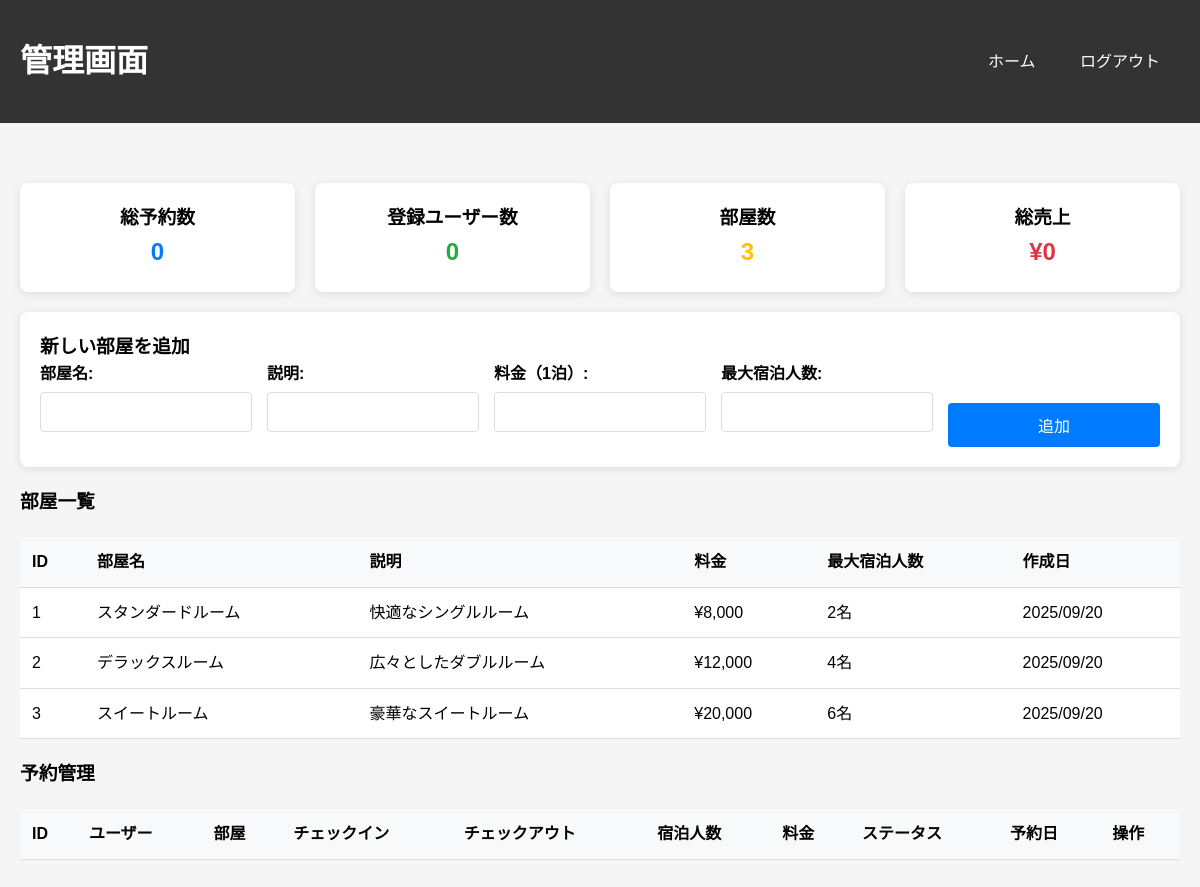
/admin.php (signed in), run on the app's committed database.
### tables this page shows
CREATE TABLE rooms (
    id INT AUTO_INCREMENT PRIMARY KEY,
    name VARCHAR(100) NOT NULL,
    description TEXT,
    price DECIMAL(10,2) NOT NULL,
    max_guests INT NOT NULL,
    created_at TIMESTAMP DEFAULT CURRENT_TIMESTAMP
);

### admin.php (the view, shortened to what this page needs)
<?php
require_once 'config.php';
$arrStats = [];
$stmt = $pdo->query("SELECT COUNT(*) as total_bookings FROM bookings");
$arrStats['total_bookings'] = $stmt->fetchColumn();
$stmt = $pdo->query("SELECT COUNT(*) as total_users FROM users WHERE is_admin = FALSE");
$arrStats['total_users'] = $stmt->fetchColumn();
$stmt = $pdo->query("SELECT COUNT(*) as total_rooms FROM rooms");
$arrStats['total_rooms'] = $stmt->fetchColumn();
$stmt = $pdo->query("SELECT SUM(total_price) as total_revenue FROM bookings WHERE status = 'confirmed'");
$arrStats['total_revenue'] = $stmt->fetchColumn() ?: 0;
$stmt = $pdo->query("SELECT * FROM rooms ORDER BY price");
$arrRooms = $stmt->fetchAll();
?>
<!DOCTYPE html>
<html lang="ja">
<head>
    <link rel="stylesheet" href="style.css">
</head>
<body>
    <div class="header">
        <div class="container">
            <div class="nav">
                <h1>管理画面</h1>
                <div>
                    <a href="index.php">ホーム</a>
                    <a href="logout.php">ログアウト</a>
                </div>
            </div>
        </div>
    </div>
    <div class="container">
        <div style="display: grid; grid-template-columns: repeat(auto-fit, minmax(200px, 1fr)); gap: 20px; margin: 20px 0;">
            <div style="background: white; padding: 20px; border-radius: 8px; box-shadow: 0 2px 10px rgba(0,0,0,0.1); text-align: center;">
                <h3>総予約数</h3>
                <p style="font-size: 24px; font-weight: bold; color: #007bff;"><?php echo $arrStats['total_bookings']; ?></p>
            </div>
            <div style="background: white; padding: 20px; border-radius: 8px; box-shadow: 0 2px 10px rgba(0,0,0,0.1); text-align: center;">
                <h3>登録ユーザー数</h3>
                <p style="font-size: 24px; font-weight: bold; color: #28a745;"><?php echo $arrStats['total_users']; ?></p>
            </div>
            <div style="background: white; padding: 20px; border-radius: 8px; box-shadow: 0 2px 10px rgba(0,0,0,0.1); text-align: center;">
                <h3>部屋数</h3>
                <p style="font-size: 24px; font-weight: bold; color: #ffc107;"><?php echo $arrStats['total_rooms']; ?></p>
            </div>
            <div style="background: white; padding: 20px; border-radius: 8px; box-shadow: 0 2px 10px rgba(0,0,0,0.1); text-align: center;">
                <h3>総売上</h3>
                <p style="font-size: 24px; font-weight: bold; color: #dc3545;">¥<?php echo number_format($arrStats['total_revenue']); ?></p>
            </div>
        </div>
        <div style="background: white; padding: 20px; border-radius: 8px; box-shadow: 0 2px 10px rgba(0,0,0,0.1); margin: 20px 0;">
            <h3>新しい部屋を追加</h3>
            <form method="POST" style="display: grid; grid-template-columns: repeat(auto-fit, minmax(200px, 1fr)); gap: 15px; align-items: end;">
                <div class="form-group">
                    <label for="room_name">部屋名:</label>
                    <input type="text" id="room_name" name="room_name" required>
                </div>
                <div class="form-group">
                    <label for="room_description">説明:</label>
                    <input type="text" id="room_description" name="room_description">
                </div>
                <div class="form-group">
                    <label for="room_price">料金（1泊）:</label>
                    <input type="number" id="room_price" name="room_price" min="0" step="100" required>
                </div>
                <div class="form-group">
                    <label for="max_guests">最大宿泊人数:</label>
                    <input type="number" id="max_guests" name="max_guests" min="1" max="10" required>
                </div>
                <button type="submit" name="add_room" class="btn">追加</button>
            </form>
        </div>
        <h3>部屋一覧</h3>
        <table>
            <thead>
                <tr>
                    <th>ID</th>
                    <th>部屋名</th>
                    <th>説明</th>
                    <th>料金</th>
                    <th>最大宿泊人数</th>
                    <th>作成日</th>
                </tr>
            </thead>
            <tbody>
                <?php foreach ($arrRooms as $objRoom): ?>
                    <tr>
                        <td><?php echo $objRoom['id']; ?></td>
                        <td><?php echo htmlspecialchars($objRoom['name']); ?></td>
                        <td><?php echo htmlspecialchars($objRoom['description']); ?></td>
                        <td>¥<?php echo number_format($objRoom['price']); ?></td>
                        <td><?php echo $objRoom['max_guests']; ?>名</td>
                        <td><?php echo date('Y/m/d', strtotime($objRoom['created_at'])); ?></td>
                    </tr>
                <?php endforeach; ?>
            </tbody>
        </table>
        <h3>予約管理</h3>
        <table>
            <thead>
                <tr>
                    <th>ID</th>
                    <th>ユーザー</th>
                    <th>部屋</th>
                    <th>チェックイン</th>
                    <th>チェックアウト</th>
                    <th>宿泊人数</th>
                    <th>料金</th>
                    <th>ステータス</th>
                    <th>予約日</th>
                    <th>操作</th>
                </tr>
            </thead>
        </table>
    </div>
</body>
</html>

### style.css (style rules this page uses)
* { margin: 0; padding: 0; box-sizing: border-box; }
body { font-family: Arial, sans-serif; background-color: #f5f5f5; line-height: 1.6; }
.container { max-width: 1200px; margin: 0 auto; padding: 20px; }
.header { background: #333; color: white; padding: 1rem 0; margin-bottom: 20px; }
.nav { display: flex; justify-content: space-between; align-items: center; }
.nav a { color: white; text-decoration: none; margin: 0 10px; padding: 5px 10px; border-radius: 3px; }
.form-group { margin-bottom: 15px; }
.form-group label { display: block; margin-bottom: 5px; font-weight: bold; }
.form-group input, .form-group select, .form-group textarea { width: 100%; padding: 10px; border: 1px solid #ddd; border-radius: 4px; font-size: 16px; }
.btn { background: #007bff; color: white; padding: 10px 20px; border: none; border-radius: 4px; cursor: pointer; font-size: 16px; text-decoration: none; display: inline-block; }
table { width: 100%; border-collapse: collapse; background: white; margin: 20px 0; }
table th, table td { padding: 12px; text-align: left; border-bottom: 1px solid #ddd; }
table th { background: #f8f9fa; font-weight: bold; }

### data on the page
rooms: id "1", name "スタンダードルーム", description "快適なシングルルーム", price "8,000", max_guests "2", created_at "2025/09/20"
rooms: id "2", name "デラックスルーム", description "広々としたダブルルーム", price "12,000", max_guests "4", created_at "2025/09/20"
rooms: id "3", name "スイートルーム", description "豪華なスイートルーム", price "20,000", max_guests "6", created_at "2025/09/20"

### other printed values
$arrStats['total_bookings'] "0"
$arrStats['total_users'] "0"
$arrStats['total_rooms'] "3"
$arrStats['total_revenue'] "0"
